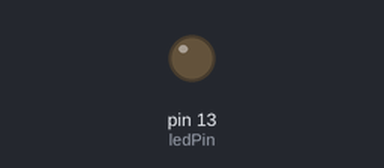
The sketch below on a simulated Arduino Uno, built with avr-gcc and run on an emulated ATmega328P. Parts: output pins drawn as LEDs (lit = HIGH).

Above: at 0.1 s.
At 1.1 s:
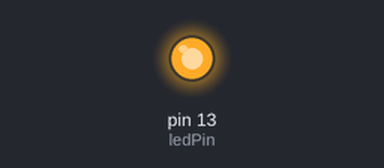
Timing chart, 0 to 2.6 s (numbered marks = the images above):
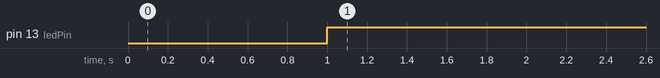

Measured:
- by itself, pin 13 (ledPin): LOW → HIGH at 1.0 s

The sketch:

1-Blink.ino
```cpp
// A sample code to blink the built in LED using the FastLED Macro EVERY_N_MILLISECONDS
// Further details can be found at https://msraynsford.blogspot.com/2025/05/how-not-to-blink-led.html
// https://www.donteatpuzzles.com/

#include <FastLED.h>

#define INTERVAL  1000

const uint8_t ledPin = LED_BUILTIN;

bool ledState = false;

uint8_t brightness = 20;   // Set the led for half brightness.

void setup() {
  pinMode(ledPin, OUTPUT);      // Initialise the LED pin as an output
}

void loop() {
  // Every second turn the LED On/Off
  EVERY_N_MILLISECONDS(INTERVAL) {
    ledState = !ledState;                 // Toggle the state of the LED

    if(ledState) {
      analogWrite(ledPin, 255 - brightness);   // Turn the led on
    } else {
      analogWrite(ledPin, 255);                // Turn the led off
    }
  }
}
```
